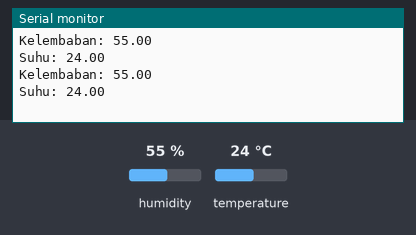
The sketch below on a simulated Arduino Uno, built with avr-gcc and run on an emulated ATmega328P. Shown: the last lines printed to the serial monitor. The inputs (shaded band) are chosen by the test bench; at power-on: humidity 55 %, temperature 24 °C.

Above: at 2.8 s.
2.9 s: humidity set to 22 %
At 4.8 s:
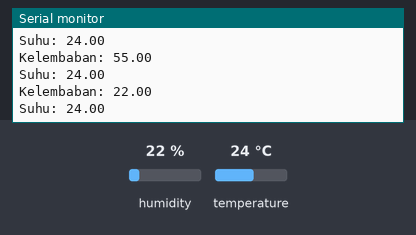
5.6 s: temperature set to 12 °C
At 7.3 s:
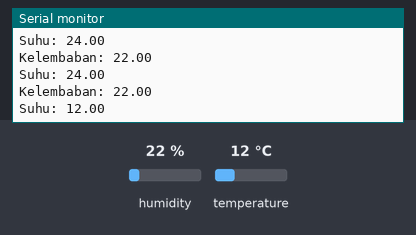
8.3 s: humidity set to 40 %
At 8.3 s:
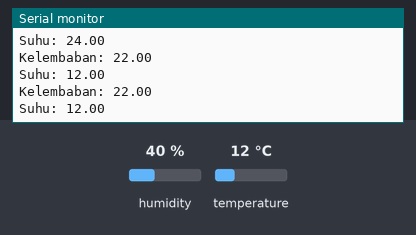
Timing chart, 0 to 11.3 s (numbered marks = the images above; inputs shaded):
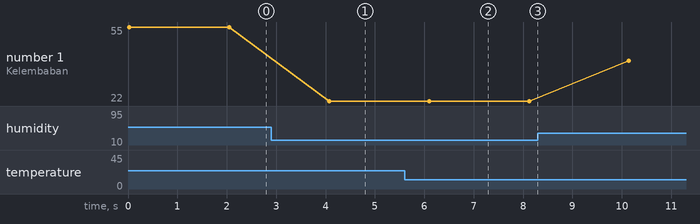

The sketch:

DHTDasar.ino
```cpp
#include "DHT.h"
DHT dht (2, DHT11);

void setup() {
 Serial.begin(9600);
 dht.begin();

}

void loop() {
  // delay (2000);
  float kelembaban = dht.readHumidity();
  float suhu = dht.readTemperature(); // Dalam Celsius

  Serial.print("Kelembaban: ");
  Serial.println(kelembaban);
  Serial.print("Suhu: ");
  Serial.println (suhu);
  delay(2000);

}
```

Measured:
- after the input at 2.9 s, the serial monitor: prints a new line after 1.2 s (image 1)
- after the input at 5.6 s, the serial monitor: prints a new line after 0.52 s (image 2)
- plotted number 1: 55 → 22 after the input at 2.9 s, 22 → 40 after the input at 8.3 s
